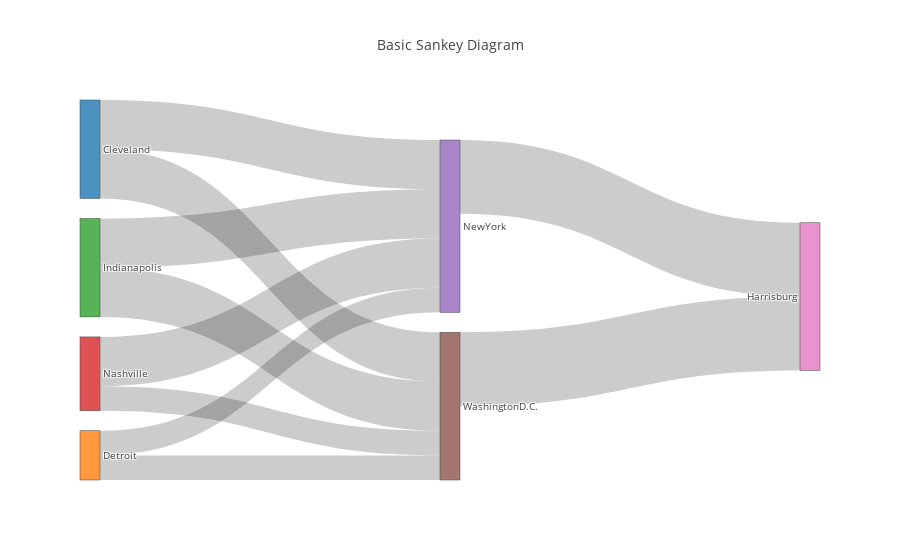

Write notebook code for a chart like this one.
### Markdown cell above
**Plot the diagram**

### Code cell
fig = dict(data=[data], 
           layout=layout)

offline.iplot(fig)

### Figure 1 — Plotly figure (JSON) as saved in the notebook; plotly's stock layout.template omitted (floating-point values rounded to 4 significant figures)
{"data": [{"link": {"source": [0, 0, 2, 1, 1, 3, 4, 2, 5, 3], "target": [4, 5, 4, 4, 5, 4, 6, 5, 6, 5], "value": [2, 2, 2, 1, 1, 2, 3, 2, 3, 1]}, "node": {"label": ["Cleveland", "Detroit", "Indianapolis", "Nashville", "NewYork", "WashingtonD.C.", "Harrisburg"]}, "type": "sankey", "uid": "afc5da06-9bbf-11e8-b701-6030d4660e22"}], "layout": {"font": {"size": 10}, "title": "Basic Sankey Diagram"}}
